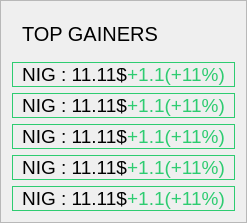
                           <widget class="QFrame" name="gainers_frame">
                            <property name="styleSheet">
                             <string notr="true">QFrame#gainers_frame QFrame {
    background-color: rgb(16,16,16);
	border-radius :7px;
}
</string>
                            </property>
                            <property name="frameShape">
                             <enum>QFrame::Shape::StyledPanel</enum>
                            </property>
                            <property name="frameShadow">
                             <enum>QFrame::Shadow::Raised</enum>
                            </property>
                            <layout class="QVBoxLayout" name="verticalLayout_23">
                             <item>
                              <widget class="QFrame" name="top_gainers_frame">
                               <property name="layoutDirection">
                                <enum>Qt::LayoutDirection::LeftToRight</enum>
                               </property>
                               <property name="styleSheet">
                                <string notr="true">background-color:transparent;</string>
                               </property>
                               <property name="frameShape">
                                <enum>QFrame::Shape::StyledPanel</enum>
                               </property>
                               <property name="frameShadow">
                                <enum>QFrame::Shadow::Raised</enum>
                               </property>
                               <layout class="QHBoxLayout" name="horizontalLayout_7">
                                <item>
                                 <widget class="QLabel" name="label_3">
                                  <property name="tabletTracking">
                                   <bool>false</bool>
                                  </property>
                                  <property name="focusPolicy">
                                   <enum>Qt::FocusPolicy::NoFocus</enum>
                                  </property>
                                  <property name="layoutDirection">
                                   <enum>Qt::LayoutDirection::LeftToRight</enum>
                                  </property>
                                  <property name="autoFillBackground">
                                   <bool>false</bool>
                                  </property>
                                  <property name="styleSheet">
                                   <string notr="true">font: bold &quot;Segoe UI&quot;; font-size: 20px;</string>
                                  </property>
                                  <property name="lineWidth">
                                   <number>1</number>
                                  </property>
                                  <property name="text">
                                   <string>TOP GAINERS</string>
                                  </property>
                                  <property name="margin">
                                   <number>0</number>
                                  </property>
                                  <property name="indent">
                                   <number>0</number>
                                  </property>
                                 </widget>
                                </item>
                               </layout>
                              </widget>
                             </item>
                             <item>
                              <widget class="QFrame" name="gainer1">
                               <property name="styleSheet">
                                <string notr="true">QFrame#gainer1{
border: 1px solid #2ecc71;
}</string>
                               </property>
                               <property name="frameShape">
                                <enum>QFrame::Shape::StyledPanel</enum>
                               </property>
                               <property name="frameShadow">
                                <enum>QFrame::Shadow::Raised</enum>
                               </property>
                               <layout class="QHBoxLayout" name="horizontalLayout_19">
                                <property name="spacing">
                                 <number>0</number>
                                </property>
                                <property name="leftMargin">
                                 <number>9</number>
                                </property>
                                <property name="topMargin">
                                 <number>0</number>
                                </property>
                                <property name="bottomMargin">
                                 <number>0</number>
                                </property>
                                <item>
                                 <widget class="QLabel" name="g1_tick_label">
                                  <property name="styleSheet">
                                   <string notr="true">font: bold &quot;Segoe UI&quot;; font-size: 19px;</string>
                                  </property>
                                  <property name="text">
                                   <string>NIG : 11.11$</string>
                                  </property>
                                  <property name="alignment">
                                   <set>Qt::AlignmentFlag::AlignCenter</set>
                                  </property>
                                 </widget>
                                </item>
                                <item>
                                 <widget class="QLabel" name="g1_change_label">
                                  <property name="styleSheet">
                                   <string notr="true">font: bold &quot;Segoe UI&quot;; font-size: 19px;color:#2ecc71</string>
                                  </property>
                                  <property name="text">
                                   <string>+1.1(+11%)</string>
                                  </property>
                                  <property name="alignment">
                                   <set>Qt::AlignmentFlag::AlignCenter</set>
                                  </property>
                                 </widget>
                                </item>
                               </layout>
                              </widget>
                             </item>
                             <item>
                              <widget class="QFrame" name="gainer2">
                               <property name="styleSheet">
                                <string notr="true">QFrame#gainer2{
border: 1px solid #2ecc71;
}</string>
                               </property>
                               <property name="frameShape">
                                <enum>QFrame::Shape::StyledPanel</enum>
                               </property>
                               <property name="frameShadow">
                                <enum>QFrame::Shadow::Raised</enum>
                               </property>
                               <layout class="QHBoxLayout" name="horizontalLayout_20">
                                <property name="spacing">
                                 <number>0</number>
                                </property>
                                <property name="leftMargin">
                                 <number>9</number>
                                </property>
                                <property name="topMargin">
                                 <number>0</number>
                                </property>
                                <property name="bottomMargin">
                                 <number>0</number>
                                </property>
                                <item>
                                 <widget class="QLabel" name="g2_tick_label">
                                  <property name="styleSheet">
                                   <string notr="true">font: bold &quot;Segoe UI&quot;; font-size: 19px;</string>
                                  </property>
                                  <property name="text">
                                   <string>NIG : 11.11$</string>
                                  </property>
                                  <property name="alignment">
                                   <set>Qt::AlignmentFlag::AlignCenter</set>
                                  </property>
                                 </widget>
                                </item>
                                <item>
                                 <widget class="QLabel" name="g2_change_label">
                                  <property name="styleSheet">
                                   <string notr="true">font: bold &quot;Segoe UI&quot;; font-size: 19px;color:#2ecc71</string>
                                  </property>
                                  <property name="text">
                                   <string>+1.1(+11%)</string>
                                  </property>
                                  <property name="alignment">
                                   <set>Qt::AlignmentFlag::AlignCenter</set>
                                  </property>
                                 </widget>
                                </item>
                               </layout>
                              </widget>
                             </item>
                             <item>
                              <widget class="QFrame" name="gainer3">
                               <property name="styleSheet">
                                <string notr="true">QFrame#gainer3{
border: 1px solid #2ecc71;
}</string>
                               </property>
                               <property name="frameShape">
                                <enum>QFrame::Shape::StyledPanel</enum>
                               </property>
                               <property name="frameShadow">
                                <enum>QFrame::Shadow::Raised</enum>
                               </property>
                               <layout class="QHBoxLayout" name="horizontalLayout_21">
                                <property name="spacing">
                                 <number>0</number>
                                </property>
                                <property name="leftMargin">
                                 <number>9</number>
                                </property>
                                <property name="topMargin">
                                 <number>0</number>
                                </property>
                                <property name="bottomMargin">
                                 <number>0</number>
                                </property>
                                <item>
                                 <widget class="QLabel" name="g3_tick_label">
                                  <property name="styleSheet">
                                   <string notr="true">font: bold &quot;Segoe UI&quot;; font-size: 19px;</string>
                                  </property>
                                  <property name="text">
                                   <string>NIG : 11.11$</string>
                                  </property>
                                  <property name="alignment">
                                   <set>Qt::AlignmentFlag::AlignCenter</set>
                                  </property>
                                 </widget>
                                </item>
                                <item>
                                 <widget class="QLabel" name="g3_change_label">
                                  <property name="styleSheet">
                                   <string notr="true">font: bold &quot;Segoe UI&quot;; font-size: 19px;color:#2ecc71</string>
                                  </property>
                                  <property name="text">
                                   <string>+1.1(+11%)</string>
                                  </property>
                                  <property name="alignment">
                                   <set>Qt::AlignmentFlag::AlignCenter</set>
                                  </property>
                                 </widget>
                                </item>
                               </layout>
                              </widget>
                             </item>
                             <item>
                              <widget class="QFrame" name="gainer4">
                               <property name="styleSheet">
                                <string notr="true">QFrame#gainer4{
border: 1px solid #2ecc71;
}</string>
                               </property>
                               <property name="frameShape">
                                <enum>QFrame::Shape::StyledPanel</enum>
                               </property>
                               <property name="frameShadow">
                                <enum>QFrame::Shadow::Raised</enum>
                               </property>
                               <layout class="QHBoxLayout" name="horizontalLayout_22">
                                <property name="spacing">
                                 <number>0</number>
                                </property>
                                <property name="leftMargin">
                                 <number>9</number>
                                </property>
                                <property name="topMargin">
                                 <number>0</number>
                                </property>
                                <property name="bottomMargin">
                                 <number>0</number>
                                </property>
                                <item>
                                 <widget class="QLabel" name="g4_tick_label">
                                  <property name="styleSheet">
                                   <string notr="true">font: bold &quot;Segoe UI&quot;; font-size: 19px;</string>
                                  </property>
                                  <property name="text">
                                   <string>NIG : 11.11$</string>
                                  </property>
                                  <property name="alignment">
                                   <set>Qt::AlignmentFlag::AlignCenter</set>
                                  </property>
                                 </widget>
                                </item>
                                <item>
                                 <widget class="QLabel" name="g4_change_label">
                                  <property name="styleSheet">
                                   <string notr="true">font: bold &quot;Segoe UI&quot;; font-size: 19px;color:#2ecc71</string>
                                  </property>
                                  <property name="text">
                                   <string>+1.1(+11%)</string>
                                  </property>
                                  <property name="alignment">
                                   <set>Qt::AlignmentFlag::AlignCenter</set>
                                  </property>
                                 </widget>
                                </item>
                               </layout>
                              </widget>
                             </item>
                             <item>
                              <widget class="QFrame" name="gainer5">
                               <property name="styleSheet">
                                <string notr="true">QFrame#gainer5{
border: 1px solid #2ecc71;
}</string>
                               </property>
                               <property name="frameShape">
                                <enum>QFrame::Shape::StyledPanel</enum>
                               </property>
                               <property name="frameShadow">
                                <enum>QFrame::Shadow::Raised</enum>
                               </property>
                               <layout class="QHBoxLayout" name="horizontalLayout_15">
                                <property name="spacing">
                                 <number>0</number>
                                </property>
                                <property name="leftMargin">
                                 <number>9</number>
                                </property>
                                <property name="topMargin">
                                 <number>0</number>
                                </property>
                                <property name="bottomMargin">
                                 <number>0</number>
                                </property>
                                <item>
                                 <widget class="QLabel" name="g5_tick_label">
                                  <property name="styleSheet">
                                   <string notr="true">font: bold &quot;Segoe UI&quot;; font-size: 19px;</string>
                                  </property>
                                  <property name="text">
                                   <string>NIG : 11.11$</string>
                                  </property>
                                  <property name="alignment">
                                   <set>Qt::AlignmentFlag::AlignCenter</set>
                                  </property>
                                 </widget>
                                </item>
                                <item>
                                 <widget class="QLabel" name="g5_change_label">
                                  <property name="styleSheet">
                                   <string notr="true">font: bold &quot;Segoe UI&quot;; font-size: 19px;color:#2ecc71</string>
                                  </property>
                                  <property name="text">
                                   <string>+1.1(+11%)</string>
                                  </property>
                                  <property name="alignment">
                                   <set>Qt::AlignmentFlag::AlignCenter</set>
                                  </property>
                                 </widget>
                                </item>
                               </layout>
                              </widget>
                             </item>
                            </layout>
                           </widget>
